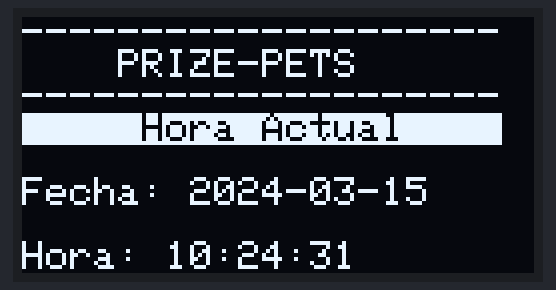
Simulated run of this sketch. Board: ESP32. Parts: 128×64 one-colour display. WiFi joins after 1.5 s; servers stay silent unless stated; network time is answered at once with the bench clock; the local clock reads 2024-03-15 10:24:30 at power-on unless the sketch sets it; what the sketch prints to the serial monitor is not drawn.

Above: at 1.6 s.
At 4.1 s:
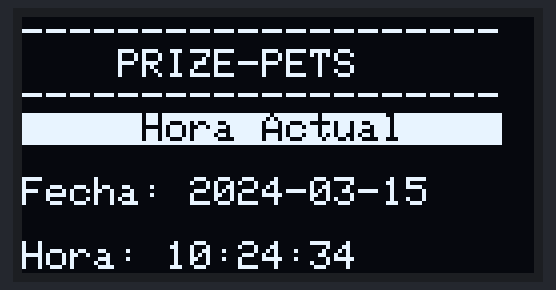
At 8.2 s:
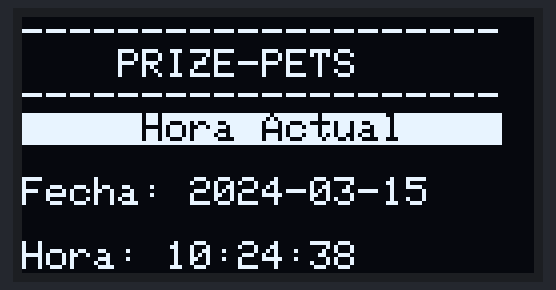
At 18.2 s:
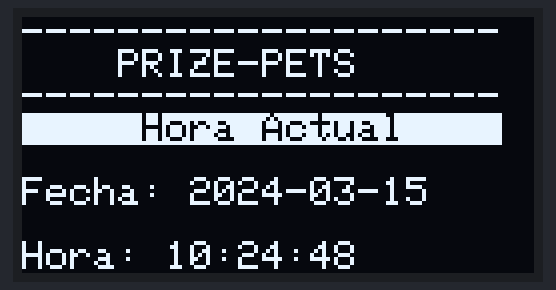
At 27.2 s:
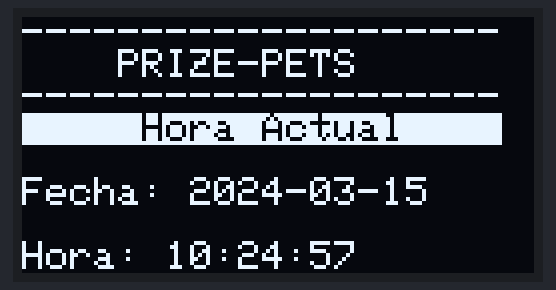
At 37.2 s:
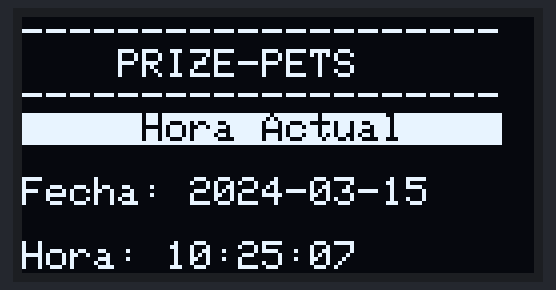

Measured:
- what the display in image 0 shows lasts 0.8 s, from 1.6 s to 2.4 s
- what the display in image 1 shows lasts 1.6 s, from 4.1 s to 5.7 s

The sketch:

Hora_Display_OLED.ino
```cpp
#include <SPI.h>
#include <Wire.h>
#include <Adafruit_GFX.h>
#include <Adafruit_SH110X.h>
#include <WiFi.h>
#include <NTPClient.h>
#include <WiFiUdp.h>

#define i2c_Address 0x3c
#define SCREEN_WIDTH 128 // OLED display width, in pixels
#define SCREEN_HEIGHT 64 // OLED display height, in pixels
#define OLED_RESET -1   //   QT-PY / XIAO
Adafruit_SH1106G display = Adafruit_SH1106G(SCREEN_WIDTH, SCREEN_HEIGHT, &Wire, OLED_RESET);

#define LOGO16_GLCD_HEIGHT 16
#define LOGO16_GLCD_WIDTH  16

const char* ssid     = "FAMILIA VILLOTA";
const char* password = "sandra1234";

WiFiUDP ntpUDP;
NTPClient timeClient(ntpUDP);

// Variables to save date and time
String formattedDate;
String dayStamp;
String timeStamp;

void setup() {
  // put your setup code here, to run once:
  Serial.begin(115200);
  display.begin(i2c_Address, true); // Address 0x3C default
  display.clearDisplay();
  Serial.print("Connecting to ");
  Serial.println(ssid);
  WiFi.begin(ssid, password);
  while (WiFi.status() != WL_CONNECTED) {
    delay(500);
    Serial.print(".");
    }
   timeClient.begin();
   timeClient.setTimeOffset(-18000);
}

void loop() {
  while(!timeClient.update()) {
    timeClient.forceUpdate();
  }
  formattedDate = timeClient.getFormattedDate();
  Serial.println(formattedDate);

  // Extract date
  int splitT = formattedDate.indexOf("T");
  dayStamp = formattedDate.substring(0, splitT);
  Serial.print("DATE: ");
  Serial.println(dayStamp);
  // Extract time
  timeStamp = formattedDate.substring(splitT+1, formattedDate.length()-1);
  Serial.print("HOUR: ");
  Serial.println(timeStamp);
  display.setTextSize(1);
  display.setTextColor(SH110X_WHITE);
  display.setCursor(0, 0);
  display.println("--------------------");
  display.println("    PRIZE-PETS");
  display.println("--------------------");
  display.setTextColor(SH110X_BLACK, SH110X_WHITE); // 'inverted' text
  display.println("     Hora Actual    \r\n");
  display.setTextColor(SH110X_WHITE);
  display.setTextSize(1);
  display.print("Fecha: ");
  display.println(dayStamp);
  display.println("");
  display.print("Hora: ");
  display.println(timeStamp);
  display.display();
  display.clearDisplay();
  delay(800);

}
```
